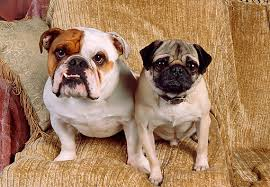
#> input picture analise04.jpg, 270 x 187 px
$ python analiseTreinamento.py
#> lines starting #> are read from the running program, lines starting #| are printed output that depends on the picture; after the words box and inside, x2 and y2 are one past the last pixel; in counts of white or black regions, pixels touching at a corner belong together
import numpy as np
import cv2
car_cascade = cv2.CascadeClassifier("treinamento/cascade.xml")
img = cv2.imread("analise04.jpg")
#> img is the input picture: shape (187, 270, 3); mean B, G, R 96.5, 128.2, 165.3
height, width, c = img.shape
#> height = 187; width = 270; c = 3
gray = cv2.cvtColor(img, cv2.COLOR_BGR2GRAY)
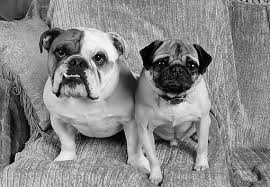
#> gray: shape (187, 270); min 0, max 250, mean 135.7
objetos = car_cascade.detectMultiScale(gray, 1.2, 5)
#> objetos = [[143, 40, 62, 62]]
print(objetos)
#| [[143  40  62  62]]
for (x,y,w,h) in objetos:
    cv2.rectangle(img,(x,y),(x+w,y+h),(0,0,255),2)
#> this loop made 1 pass
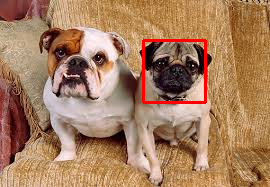
#> img: shape (187, 270, 3); 1.47% of pixels changed, all inside (x1, y1, x2, y2) = (142, 39, 207, 104)

cv2.imshow('Analise', img)
cv2.waitKey(0)
cv2.destroyAllWindows()

# opencv_annotation --annotations=saida.txt --images=positives/
# opencv_createsamples -info saida.txt -bg bg.txt -vec positives.txt -w 24 -h 24
# opencv_traincascade -data treinamento -vec positives.txt -bg bg.txt -numPos 23 -numNeg 435 -w 24 -h 24 -precalcValBufSize 1024 -precalcIdxBufSize 1024 -numStages 30 -acceptanceRatioBreakValue 1.0e-5

# opencv_createsamples -img train.jpeg -bg bg.txt -info info/info.txt -pngoutput info -maxxangle 0.5 -maxyangle -0.5 -maxzangle 0.5 -num 1950
# opencv_traincascade -data treinamento -vec info/info.txt -bg bg.txt -numPos 420 -numNeg 435 -w 24 -h 24 -precalcValBufSize 1024 -precalcIdxBufSize 1024 -numStages 30 -acceptanceRatioBreakValue 1.0e-5
# Ver a saida
# opencv_createsamples -w 24 -h 24 -vec relogios.vev

$ run again, with analise01.jpg copied over analise04.jpg
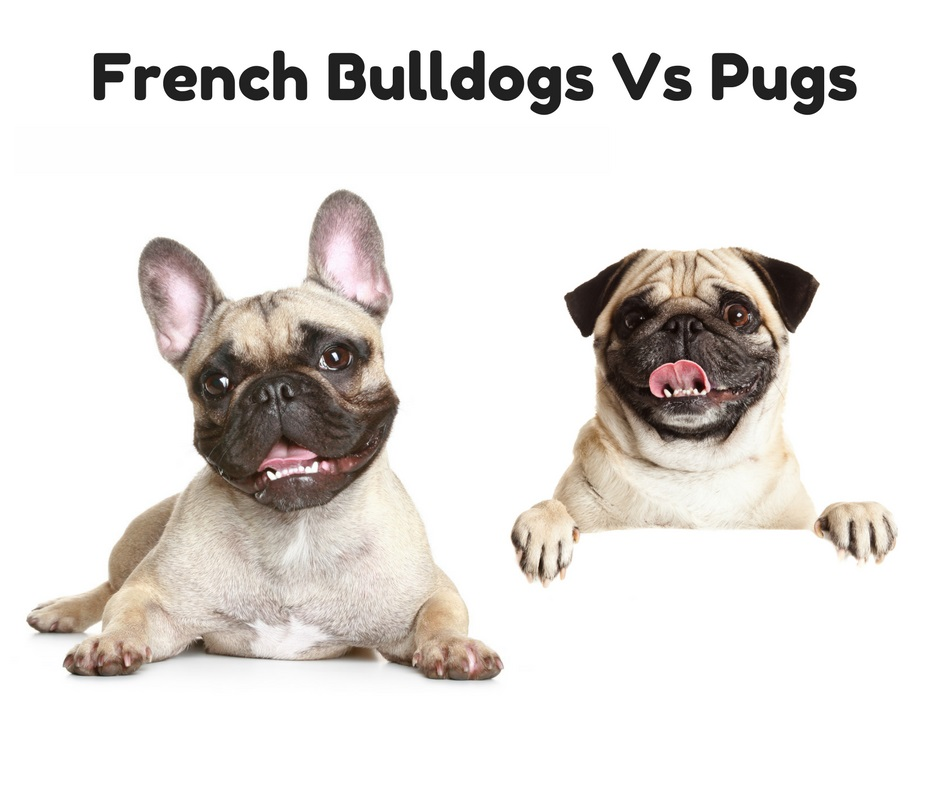
#> input picture analise01.jpg, 940 x 788 px
#> img is the input picture: shape (788, 940, 3); mean B, G, R 221.4, 224.4, 228.3
#> `gray = cv2.cvtColor(img, cv2.COLOR_BGR2GRAY)`:
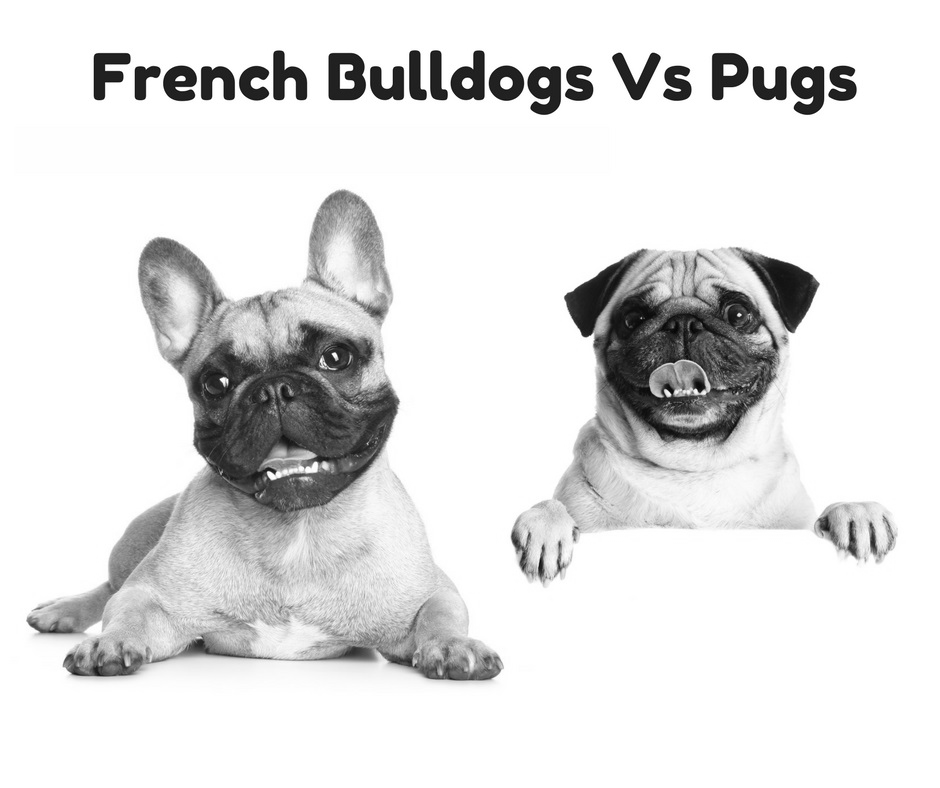
#> gray: shape (788, 940); min 4, max 255, mean 225.2
#> objetos = [[355, 289, 38, 38], [554, 195, 265, 265]]
#| [[355 289  38  38]
#|  [554 195 265 265]]
#> the loop `for (x,y,w,h) in objetos:` made 2 passes
#> after the loop `for (x,y,w,h) in objetos:`:
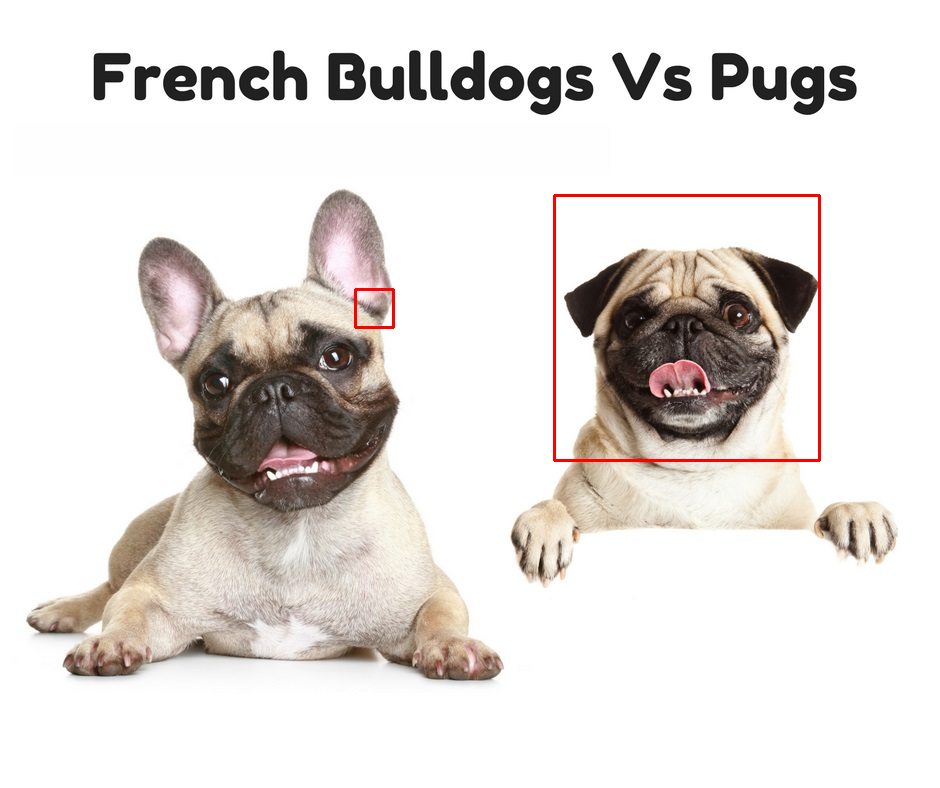
#> img: shape (788, 940, 3); 0.49% of pixels changed, all inside (x1, y1, x2, y2) = (354, 194, 821, 462)

$ run again, with analise02.jpg copied over analise04.jpg
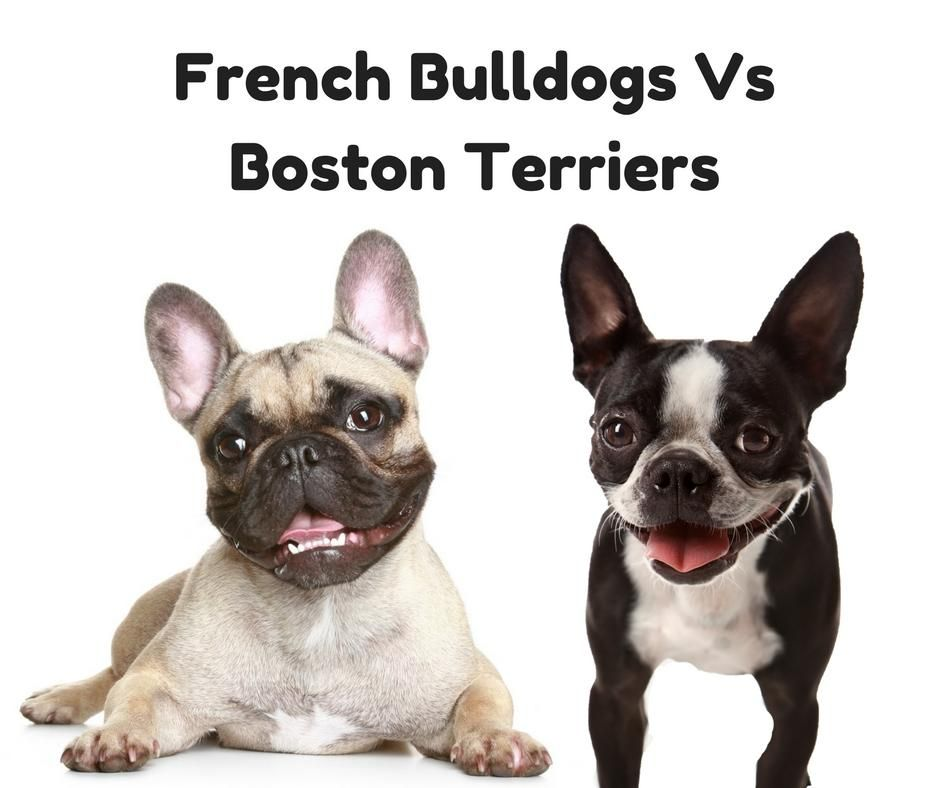
#> input picture analise02.jpg, 940 x 788 px
#> img is the input picture: shape (788, 940, 3); mean B, G, R 198.6, 201.5, 206.5
#> `gray = cv2.cvtColor(img, cv2.COLOR_BGR2GRAY)`:
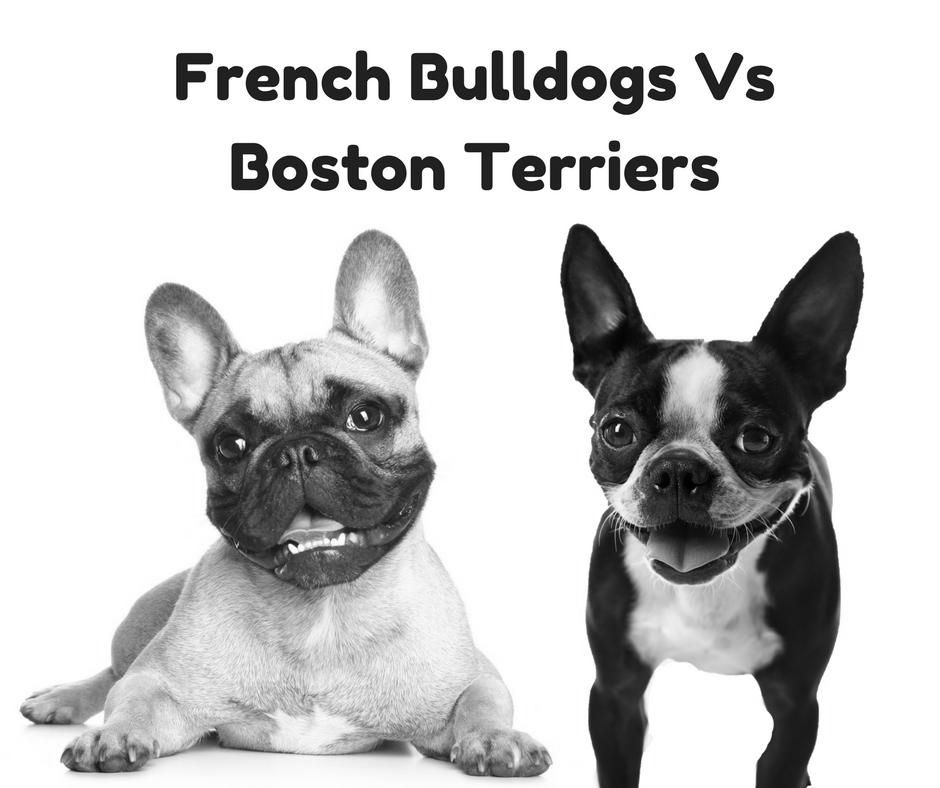
#> gray: shape (788, 940); min 0, max 255, mean 202.7
#> objetos = ()
